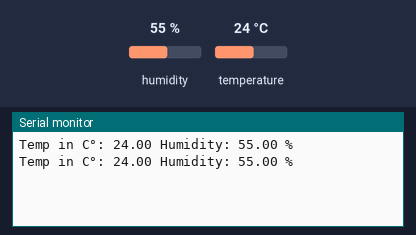
A sketch run on a simulated Arduino Uno, built with avr-gcc and run on an emulated ATmega328P. Shown: the last lines printed to the serial monitor. The test bench sets the inputs (shaded band); at power-on: humidity 55 %, temperature 24 °C.

Above: at 2.8 s.
2.9 s: humidity set to 22 %
At 5.3 s:
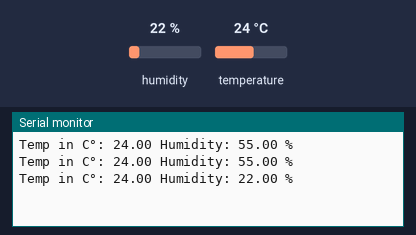
5.6 s: temperature set to 12 °C
At 6.5 s:
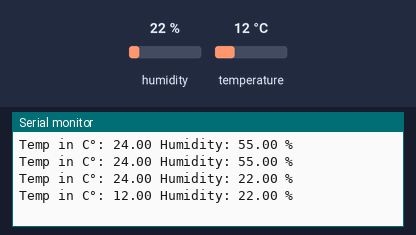
8.3 s: humidity set to 40 %
At 11.4 s:
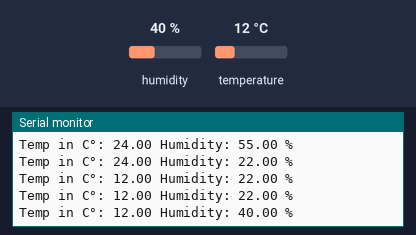
Timing chart, 0 to 12.9 s (numbered marks = the images above; inputs shaded):
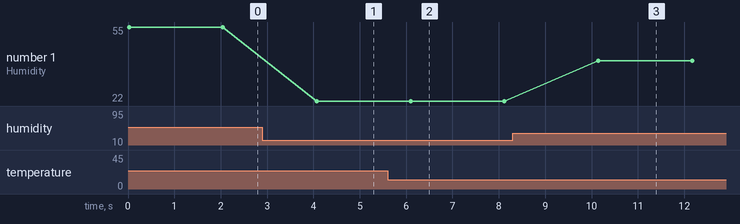

The sketch:

exp6.ino
```cpp
#include "DHT.h" // DHT استدعاء مكتبة

#define DHTPIN 4       // المنفذ الموصول بـ DHT11
#define DHTTYPE DHT11  // نوع الحساس

DHT dht(DHTPIN, DHTTYPE);

void setup() {
  Serial.begin(115200);
  dht.begin();
}

void loop() {
  float temp = dht.readTemperature(); // قراءة الحرارة
  float hum  = dht.readHumidity();    // قراءة الرطوبة

  if (isnan(temp) || isnan(hum)) {
    Serial.println("فشل في قراءة الحساس!");
  } else {
    Serial.print("Temp in C°: ");
    Serial.print(temp);
    Serial.print(" Humidity: ");
    Serial.print(hum);
    Serial.println(" %");
  }

  delay(2000);
}
```

Measured:
- after the input at 2.9 s, the serial monitor: prints a new line after 1.2 s (image 1)
- after the input at 5.6 s, the serial monitor: prints a new line after 0.50 s (image 2)
- after the input at 8.3 s, the serial monitor: prints a new line after 1.8 s (image 3)
- plotted number 1: 55 → 22 after the input at 2.9 s, 22 → 40 after the input at 8.3 s
